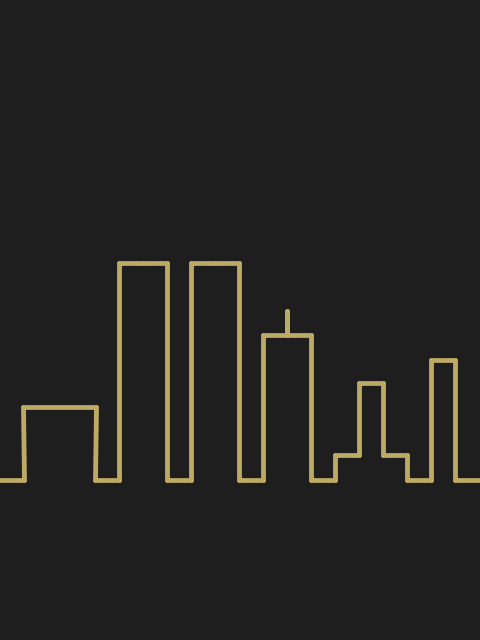
Frame 1 (no input)
Frame 2 (the mouse pressed at the canvas centre, redrawn once): identical to frame 1, image omitted

The Processing sketch that drew this single still picture (run headless with seeded random() and noise(); the mouse was pressed at the canvas centre and the sketch redrawn once):

// Processing sketch: escape_from_new_york
// ── escape_from_new_york.pde
// Manuale di Programmazione Cinematografica
// Daniele Olmisani, 2017

// Escape form New York (1981)

final color PAPER = color(30);
final color INK = color(190, 170, 100);

void setup() {
  size(480, 640);
  noLoop();
}

void draw() {
  
  final float F = min(width, height);
  final float U = 0.002;
  
  translate(0.0, 0.75*height);
  scale(F);
  
  background(PAPER);
  
  stroke(INK);
  strokeWeight(5*U);
  
  drawTurtle("fl3fr3fr3flf", 0.05, HALF_PI);
  drawTurtle("l9frffr9flf", 0.05, HALF_PI);
  drawTurtle("l9frffr9flf", 0.05, HALF_PI);
  drawTurtle("l6frflfrrflfr6flf", 0.05, HALF_PI);
  drawTurtle("lfrfl3frfr3flfrflf", 0.05, HALF_PI);
  drawTurtle("l5frfr5flf", 0.05, HALF_PI);
  
  save("escape-from-new-york.png");
}

void drawTurtle(String path, float dL, float dA) {
 
  int k = 1;
  for (int i=0; i<path.length(); i++) {
    
    char c = path.charAt(i);
    switch (c) {
      case 'f':
        line(0, 0, k*dL, 0);
        translate(k*dL, 0);
        k = 1;
        break;
      case 'r':
        rotate(k*dA);
        k = 1;
        break;
      case 'l':
        rotate(-k*dA);
        k = 1;
        break;
      case '1': case '2': 
      case '3': case '4':
      case '5': case '6':
      case '7': case '8':
      case '9':
        k = c-'0';
        break;
      default:
    }
  }
}
